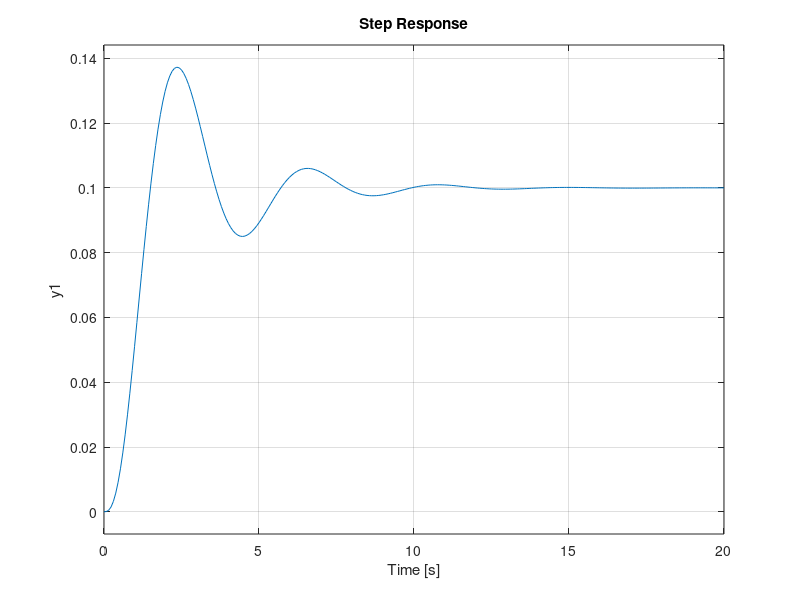

Recreate this plot in MATLAB.
%state space and TF
clear
clc

A=[0,1,0;0,0,1;-10,-6,-5]
B=[0;0;1]
C=[1,0,0]
D=[0]

Sys=ss(A,B,C,D) %make state space with that matrix

[num,den]=ss2tf(Sys.a,Sys.b,Sys.c,Sys.d) %change state space to transfer function

h=tf(num,den) %make tranfer function
step(h) %graph step response of TF 
Sys.A %to call matrix A capital or small 